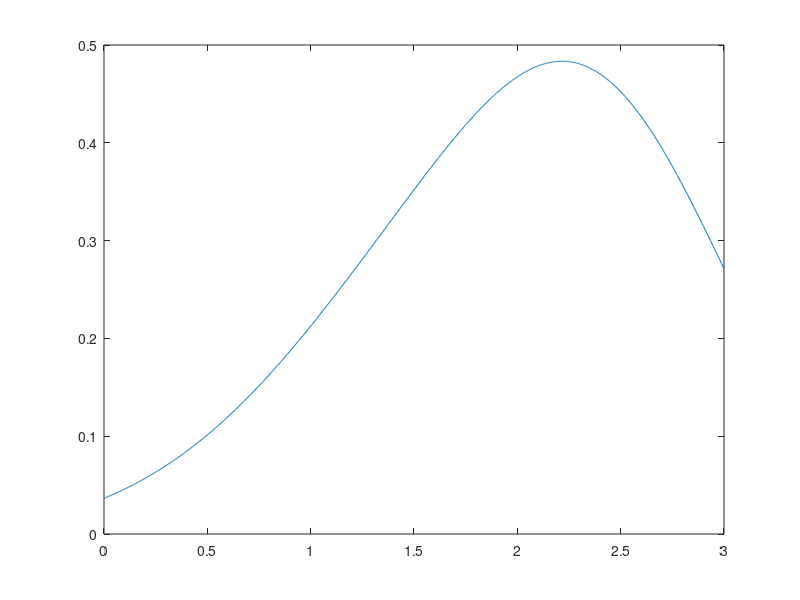

Here is the MATLAB script that generated this plot:
% examen 2020 ejercicio 2% configuro la semilla inicial del proceso aleatorio uniformerand ("seed", 123);% numero de simulacionesN=100;% simular una variable aleatoria uniformeU = rand(N,1);% genero la variable aleatoria pedidaX= 3*sqrt(U);% simulaciones de la variable independienten = 1000;% variable independientex = linspace(0,3,n);% constante de filtrado (y dispersion de la Gaussiana)h = .5;% proceso aleatorio%  pdf estimadap = zeros(size(x));% para cada muestrafor i=1:N  % para cada variable independiente  for j=1:length(x)        % kernel function, Gaussian        K = (1/sqrt(2*pi))*exp(-(1/2)*((X(i)-x(j))/h)^2);        % estimation of pdf        p(j) = p(j) + (1/(N*h)) * K;    endforendfor      plot(x,p)